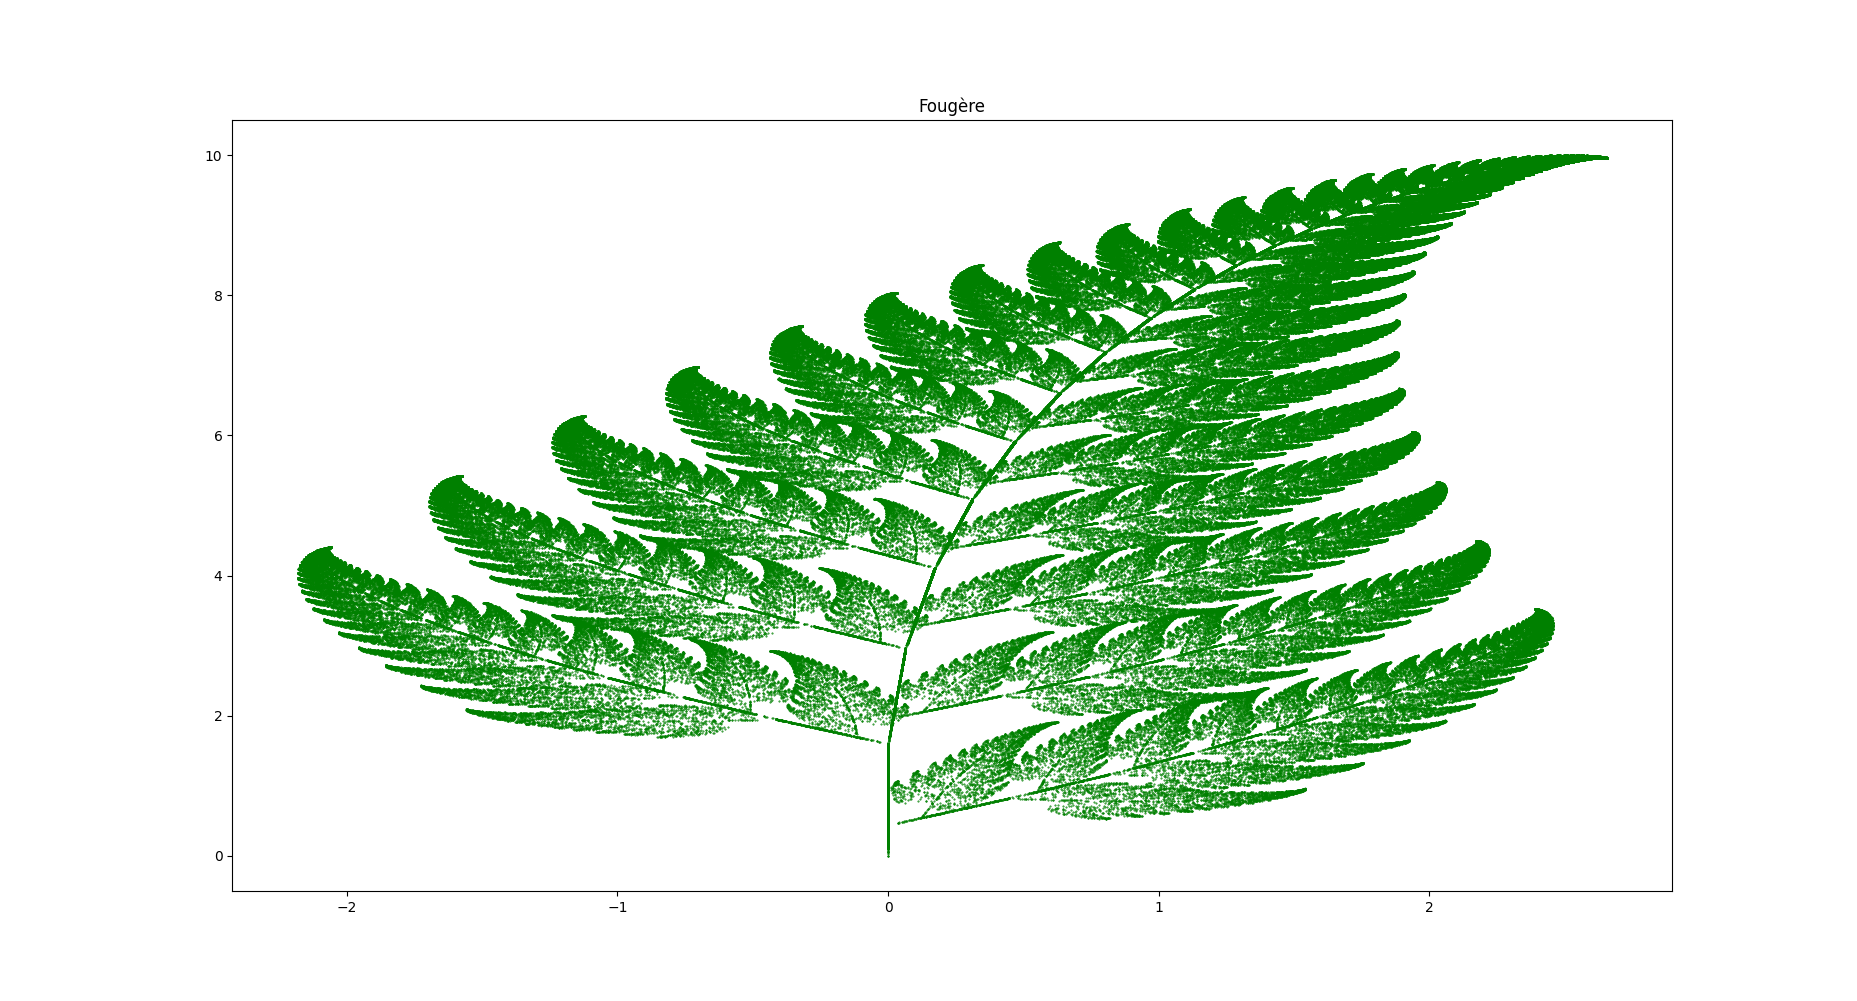

This chart was generated by the following Python code:
# importing the required module
import matplotlib.pyplot as plt
from random import randint

def f1(x,y):
    x1=0
    y1=0.16*y
    return (x1,y1)

def f2(x,y):
    x1=0.85*x+0.04*y
    y1=-0.04*x+0.85*y+1.6
    return (x1,y1)

def f3(x,y):
    x1=0.2*x-0.26*y
    y1=0.23*x+0.22*y+1.6
    return (x1,y1)

def f4(x,y):
    x1=-0.15*x+0.28*y
    y1=0.26*x+0.24*y+0.44
    return (x1,y1)

# x axis values
x = [0]
# corresponding y axis values
y = [0]


def fougere(n):
    for i in range(n):
        r=randint(1,100)
        if r == 1:
            v=f1(x[-1],y[-1])
            x.append(v[0])
            y.append(v[1])
        if 2 <= r <= 86:
            v=f2(x[-1],y[-1])
            x.append(v[0])
            y.append(v[1])
        if 87 <= r <= 93:
            v=f3(x[-1],y[-1])
            x.append(v[0])
            y.append(v[1])
        if 94 <= r <= 100:
            v=f4(x[-1],y[-1])
            x.append(v[0])
            y.append(v[1])

fougere(500000)
# plotting the points
plt.scatter(x, y, s=0.2, c='g')


# giving a title to my graph
plt.title('Fougère')

# function to show the plot
plt.show()
